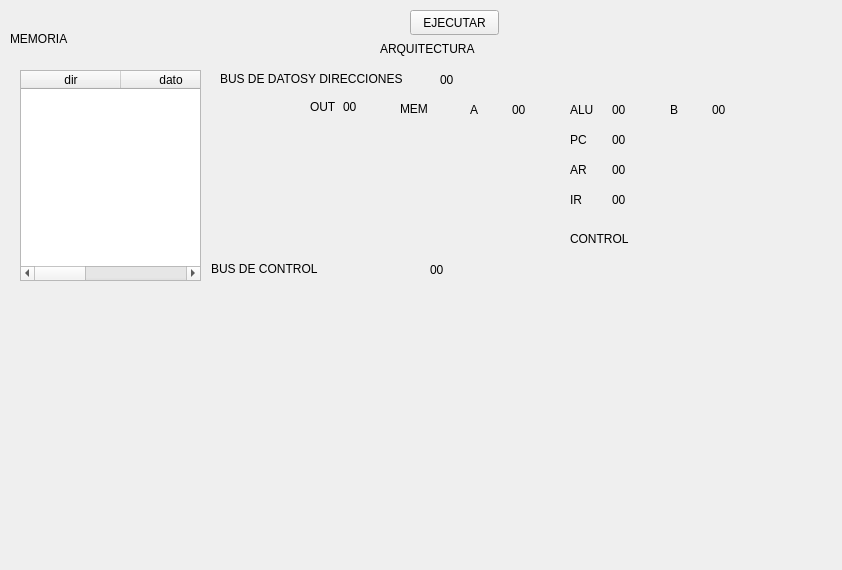
<?xml version="1.0" encoding="UTF-8"?>
<ui version="4.0">
 <class>Form</class>
 <widget class="QWidget" name="Form">
  <property name="geometry">
   <rect>
    <x>0</x>
    <y>0</y>
    <width>842</width>
    <height>570</height>
   </rect>
  </property>
  <property name="windowTitle">
   <string>Form</string>
  </property>
  <widget class="QWidget" name="layoutWidget">
   <property name="geometry">
    <rect>
     <x>470</x>
     <y>100</y>
     <width>77</width>
     <height>19</height>
    </rect>
   </property>
   <layout class="QHBoxLayout" name="horizontalLayout_2">
    <item>
     <widget class="QLabel" name="label_2">
      <property name="text">
       <string>A</string>
      </property>
     </widget>
    </item>
    <item>
     <widget class="QLabel" name="label_A">
      <property name="text">
       <string>00</string>
      </property>
     </widget>
    </item>
   </layout>
  </widget>
  <widget class="QWidget" name="layoutWidget_2">
   <property name="geometry">
    <rect>
     <x>670</x>
     <y>100</y>
     <width>77</width>
     <height>19</height>
    </rect>
   </property>
   <layout class="QHBoxLayout" name="horizontalLayout_3">
    <item>
     <widget class="QLabel" name="label_5">
      <property name="text">
       <string>B</string>
      </property>
     </widget>
    </item>
    <item>
     <widget class="QLabel" name="label_B">
      <property name="text">
       <string>00</string>
      </property>
     </widget>
    </item>
   </layout>
  </widget>
  <widget class="QWidget" name="layoutWidget_3">
   <property name="geometry">
    <rect>
     <x>570</x>
     <y>100</y>
     <width>77</width>
     <height>19</height>
    </rect>
   </property>
   <layout class="QHBoxLayout" name="horizontalLayout_4">
    <item>
     <widget class="QLabel" name="label_7">
      <property name="text">
       <string>ALU</string>
      </property>
     </widget>
    </item>
    <item>
     <widget class="QLabel" name="label_ALU">
      <property name="text">
       <string>00</string>
      </property>
     </widget>
    </item>
   </layout>
  </widget>
  <widget class="QWidget" name="layoutWidget_4">
   <property name="geometry">
    <rect>
     <x>570</x>
     <y>130</y>
     <width>77</width>
     <height>19</height>
    </rect>
   </property>
   <layout class="QHBoxLayout" name="horizontalLayout_6">
    <item>
     <widget class="QLabel" name="label_11">
      <property name="text">
       <string>PC</string>
      </property>
     </widget>
    </item>
    <item>
     <widget class="QLabel" name="label_PC">
      <property name="text">
       <string>00</string>
      </property>
     </widget>
    </item>
   </layout>
  </widget>
  <widget class="QWidget" name="layoutWidget_5">
   <property name="geometry">
    <rect>
     <x>570</x>
     <y>160</y>
     <width>77</width>
     <height>19</height>
    </rect>
   </property>
   <layout class="QHBoxLayout" name="horizontalLayout_7">
    <item>
     <widget class="QLabel" name="label_13">
      <property name="text">
       <string>AR</string>
      </property>
     </widget>
    </item>
    <item>
     <widget class="QLabel" name="label_AR">
      <property name="text">
       <string>00</string>
      </property>
     </widget>
    </item>
   </layout>
  </widget>
  <widget class="QWidget" name="layoutWidget_6">
   <property name="geometry">
    <rect>
     <x>570</x>
     <y>190</y>
     <width>77</width>
     <height>19</height>
    </rect>
   </property>
   <layout class="QHBoxLayout" name="horizontalLayout_8">
    <item>
     <widget class="QLabel" name="label_15">
      <property name="text">
       <string>IR</string>
      </property>
     </widget>
    </item>
    <item>
     <widget class="QLabel" name="label_IR">
      <property name="text">
       <string>00</string>
      </property>
     </widget>
    </item>
   </layout>
  </widget>
  <widget class="QPushButton" name="pushButton">
   <property name="geometry">
    <rect>
     <x>410</x>
     <y>10</y>
     <width>89</width>
     <height>25</height>
    </rect>
   </property>
   <property name="text">
    <string>EJECUTAR</string>
   </property>
  </widget>
  <widget class="QLabel" name="label_3">
   <property name="geometry">
    <rect>
     <x>400</x>
     <y>100</y>
     <width>41</width>
     <height>17</height>
    </rect>
   </property>
   <property name="text">
    <string>MEM</string>
   </property>
  </widget>
  <widget class="QLabel" name="label_4">
   <property name="geometry">
    <rect>
     <x>570</x>
     <y>230</y>
     <width>71</width>
     <height>17</height>
    </rect>
   </property>
   <property name="text">
    <string>CONTROL</string>
   </property>
  </widget>
  <widget class="QLabel" name="label_6">
   <property name="geometry">
    <rect>
     <x>211</x>
     <y>260</y>
     <width>211</width>
     <height>17</height>
    </rect>
   </property>
   <property name="text">
    <string>BUS DE CONTROL</string>
   </property>
  </widget>
  <widget class="QLabel" name="label_busc">
   <property name="geometry">
    <rect>
     <x>430</x>
     <y>260</y>
     <width>401</width>
     <height>20</height>
    </rect>
   </property>
   <property name="text">
    <string>00</string>
   </property>
  </widget>
  <widget class="QLabel" name="label_busd">
   <property name="geometry">
    <rect>
     <x>440</x>
     <y>70</y>
     <width>401</width>
     <height>20</height>
    </rect>
   </property>
   <property name="text">
    <string>00</string>
   </property>
  </widget>
  <widget class="QLabel" name="label_8">
   <property name="geometry">
    <rect>
     <x>220</x>
     <y>70</y>
     <width>211</width>
     <height>17</height>
    </rect>
   </property>
   <property name="text">
    <string>BUS DE DATOSY DIRECCIONES</string>
   </property>
  </widget>
  <widget class="QLabel" name="label_12">
   <property name="geometry">
    <rect>
     <x>380</x>
     <y>40</y>
     <width>121</width>
     <height>17</height>
    </rect>
   </property>
   <property name="text">
    <string>ARQUITECTURA</string>
   </property>
  </widget>
  <widget class="QLabel" name="label_14">
   <property name="geometry">
    <rect>
     <x>10</x>
     <y>30</y>
     <width>121</width>
     <height>17</height>
    </rect>
   </property>
   <property name="text">
    <string>MEMORIA</string>
   </property>
  </widget>
  <widget class="QWidget" name="layoutWidget">
   <property name="geometry">
    <rect>
     <x>310</x>
     <y>100</y>
     <width>57</width>
     <height>19</height>
    </rect>
   </property>
   <layout class="QFormLayout" name="formLayout">
    <item row="0" column="0">
     <widget class="QLabel" name="label">
      <property name="text">
       <string>OUT</string>
      </property>
     </widget>
    </item>
    <item row="0" column="1">
     <widget class="QLabel" name="label_OUT">
      <property name="text">
       <string>00</string>
      </property>
     </widget>
    </item>
   </layout>
  </widget>
  <widget class="QTableWidget" name="tableWidget">
   <property name="geometry">
    <rect>
     <x>20</x>
     <y>70</y>
     <width>181</width>
     <height>211</height>
    </rect>
   </property>
   <property name="maximumSize">
    <size>
     <width>16777215</width>
     <height>16777215</height>
    </size>
   </property>
   <column>
    <property name="text">
     <string>dir</string>
    </property>
   </column>
   <column>
    <property name="text">
     <string>dato</string>
    </property>
   </column>
   <column>
    <property name="text">
     <string>inst</string>
    </property>
   </column>
  </widget>
 </widget>
 <resources/>
 <connections/>
</ui>
